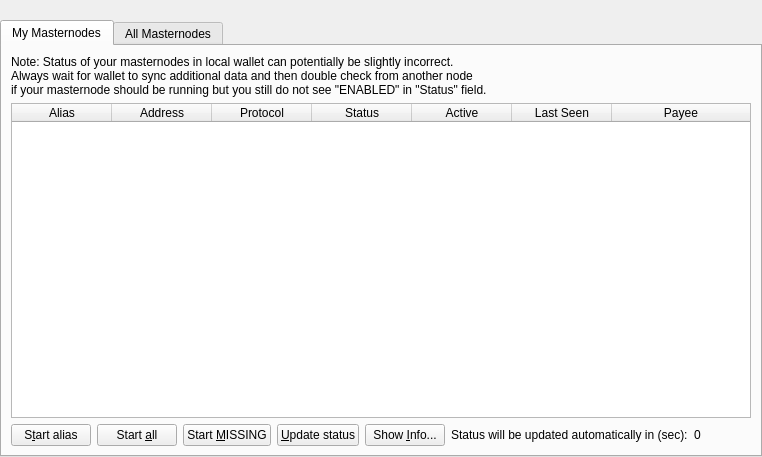
<?xml version="1.0" encoding="UTF-8"?>
<ui version="4.0">
 <class>MasternodeList</class>
 <widget class="QWidget" name="MasternodeList">
  <property name="geometry">
   <rect>
    <x>0</x>
    <y>0</y>
    <width>762</width>
    <height>457</height>
   </rect>
  </property>
  <property name="windowTitle">
   <string>Form</string>
  </property>
  <layout class="QVBoxLayout" name="topLayout">
   <property name="leftMargin">
    <number>0</number>
   </property>
   <property name="topMargin">
    <number>0</number>
   </property>
   <property name="rightMargin">
    <number>0</number>
   </property>
   <property name="bottomMargin">
    <number>0</number>
   </property>
   <item>
    <layout class="QVBoxLayout" name="verticalLayout">
     <property name="bottomMargin">
      <number>0</number>
     </property>
     <item>
      <spacer name="horizontalSpacer0">
       <property name="orientation">
        <enum>Qt::Horizontal</enum>
       </property>
       <property name="sizeHint" stdset="0">
        <size>
         <width>40</width>
         <height>20</height>
        </size>
       </property>
      </spacer>
     </item>
     <item>
      <widget class="QTabWidget" name="tabWidget">
       <property name="currentIndex">
        <number>0</number>
       </property>
       <widget class="QWidget" name="tabMyMasternodes">
        <attribute name="title">
         <string>My Masternodes</string>
        </attribute>
        <layout class="QGridLayout" name="gridLayout_2">
         <item row="0" column="0">
          <layout class="QVBoxLayout" name="verticalLayout_2">
           <property name="bottomMargin">
            <number>0</number>
           </property>
           <item>
            <layout class="QHBoxLayout" name="horizontalLayout_note">
             <property name="bottomMargin">
              <number>0</number>
             </property>
             <item>
              <widget class="QLabel" name="updateNote">
               <property name="text">
                <string>Note: Status of your masternodes in local wallet can potentially be slightly incorrect.&lt;br /&gt;Always wait for wallet to sync additional data and then double check from another node&lt;br /&gt;if your masternode should be running but you still do not see &quot;ENABLED&quot; in &quot;Status&quot; field.</string>
               </property>
              </widget>
             </item>
            </layout>
           </item>
           <item>
            <widget class="QTableWidget" name="tableWidgetMyMasternodes">
             <property name="minimumSize">
              <size>
               <width>695</width>
               <height>0</height>
              </size>
             </property>
             <property name="editTriggers">
              <set>QAbstractItemView::NoEditTriggers</set>
             </property>
             <property name="alternatingRowColors">
              <bool>true</bool>
             </property>
             <property name="selectionMode">
              <enum>QAbstractItemView::SingleSelection</enum>
             </property>
             <property name="selectionBehavior">
              <enum>QAbstractItemView::SelectRows</enum>
             </property>
             <property name="sortingEnabled">
              <bool>true</bool>
             </property>
             <attribute name="horizontalHeaderStretchLastSection">
              <bool>true</bool>
             </attribute>
             <column>
              <property name="text">
               <string>Alias</string>
              </property>
             </column>
             <column>
              <property name="text">
               <string>Address</string>
              </property>
             </column>
             <column>
              <property name="text">
               <string>Protocol</string>
              </property>
             </column>
             <column>
              <property name="text">
               <string>Status</string>
              </property>
             </column>
             <column>
              <property name="text">
               <string>Active</string>
              </property>
             </column>
             <column>
              <property name="text">
               <string>Last Seen</string>
              </property>
             </column>
             <column>
              <property name="text">
               <string>Payee</string>
              </property>
             </column>
            </widget>
           </item>
           <item>
            <layout class="QHBoxLayout" name="horizontalLayout_5">
             <property name="bottomMargin">
              <number>0</number>
             </property>
             <item>
              <widget class="QPushButton" name="startButton">
               <property name="text">
                <string>S&amp;tart alias</string>
               </property>
              </widget>
             </item>
             <item>
              <widget class="QPushButton" name="startAllButton">
               <property name="text">
                <string>Start &amp;all</string>
               </property>
              </widget>
             </item>
             <item>
              <widget class="QPushButton" name="startMissingButton">
               <property name="text">
                <string>Start &amp;MISSING</string>
               </property>
              </widget>
             </item>
             <item>
              <widget class="QPushButton" name="UpdateButton">
               <property name="text">
                <string>&amp;Update status</string>
               </property>
              </widget>
             </item>
             <item>
              <widget class="QPushButton" name="QRButton">
               <property name="toolTip">
                <string>Show additional Masternode information</string>
               </property>
               <property name="text">
                <string>Show &amp;Info...</string>
               </property>
              </widget>
             </item>
             <item>
              <widget class="QLabel" name="autoupdate_label">
               <property name="text">
                <string>Status will be updated automatically in (sec):</string>
               </property>
              </widget>
             </item>
             <item>
              <widget class="QLabel" name="secondsLabel">
               <property name="text">
                <string>0</string>
               </property>
              </widget>
             </item>
             <item>
              <spacer name="horizontalSpacer_5">
               <property name="orientation">
                <enum>Qt::Horizontal</enum>
               </property>
               <property name="sizeHint" stdset="0">
                <size>
                 <width>40</width>
                 <height>20</height>
                </size>
               </property>
              </spacer>
             </item>
            </layout>
           </item>
          </layout>
         </item>
        </layout>
       </widget>
       <widget class="QWidget" name="tabAllMasternodes">
        <attribute name="title">
         <string>All Masternodes</string>
        </attribute>
        <layout class="QGridLayout" name="gridLayout">
         <item row="1" column="0">
          <widget class="QTableWidget" name="tableWidgetMasternodes">
           <property name="editTriggers">
            <set>QAbstractItemView::NoEditTriggers</set>
           </property>
           <property name="alternatingRowColors">
            <bool>true</bool>
           </property>
           <property name="selectionBehavior">
            <enum>QAbstractItemView::SelectRows</enum>
           </property>
           <property name="selectionMode">
            <enum>QAbstractItemView::NoSelection</enum>
           </property>
           <property name="sortingEnabled">
            <bool>true</bool>
           </property>
           <attribute name="horizontalHeaderStretchLastSection">
            <bool>true</bool>
           </attribute>
           <column>
            <property name="text">
             <string>Address</string>
            </property>
           </column>
           <column>
            <property name="text">
             <string>Protocol</string>
            </property>
           </column>
           <column>
            <property name="text">
             <string>Status</string>
            </property>
           </column>
           <column>
            <property name="text">
             <string>Active</string>
            </property>
           </column>
           <column>
            <property name="text">
             <string>Last Seen</string>
            </property>
           </column>
           <column>
            <property name="text">
             <string>Payee</string>
            </property>
           </column>
          </widget>
         </item>
         <item row="0" column="0">
          <layout class="QHBoxLayout" name="horizontalLayout_3">
           <property name="bottomMargin">
            <number>0</number>
           </property>
           <item>
            <widget class="QLabel" name="label_filter">
             <property name="text">
              <string>Filter List:</string>
             </property>
            </widget>
           </item>
           <item>
            <widget class="QLineEdit" name="filterLineEdit">
             <property name="toolTip">
              <string>Filter masternode list</string>
             </property>
            </widget>
           </item>
           <item>
            <spacer name="horizontalSpacer_3">
             <property name="orientation">
              <enum>Qt::Horizontal</enum>
             </property>
             <property name="sizeHint" stdset="0">
              <size>
               <width>10</width>
               <height>20</height>
              </size>
             </property>
            </spacer>
           </item>
           <item>
            <widget class="QLabel" name="label_count">
             <property name="text">
              <string>Node Count:</string>
             </property>
            </widget>
           </item>
           <item>
            <widget class="QLabel" name="countLabel">
             <property name="text">
              <string>0</string>
             </property>
            </widget>
           </item>
          </layout>
         </item>
        </layout>
       </widget>
      </widget>
     </item>
    </layout>
   </item>
  </layout>
 </widget>
 <resources/>
 <connections/>
</ui>
